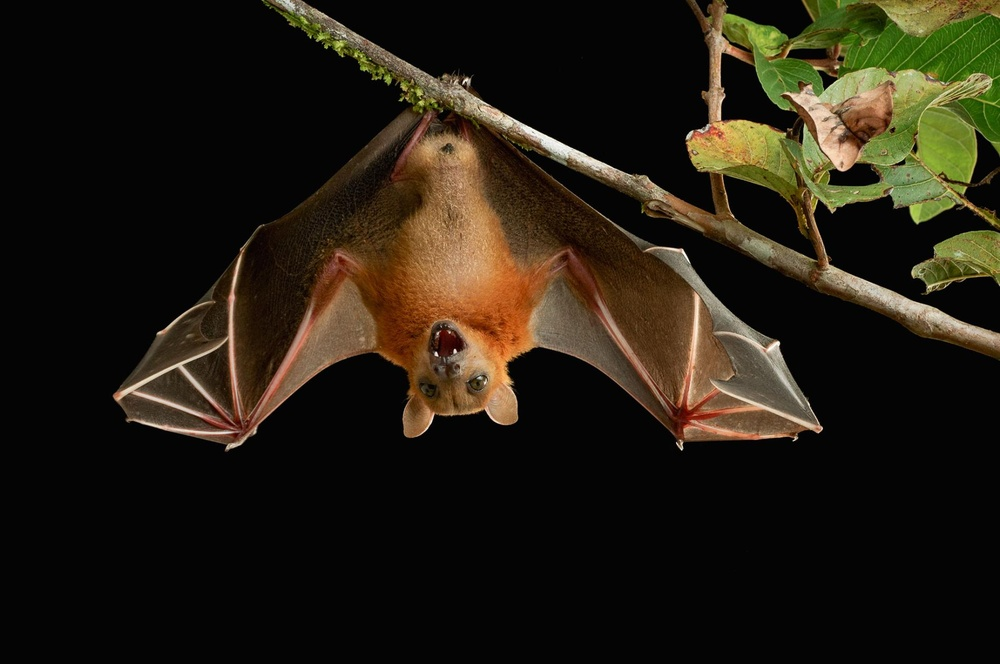
#> input picture opencv/Blur/bat.jpg, 1000 x 664 px, shrunk from 1900 x 1261 before the run
$ python blur.py
#> lines starting #> are read from the running program, lines starting #| are printed output that depends on the picture
# importing opencv CV2 module
import cv2

# bat.jpg is the batman image.
img = cv2.imread('bat.jpg')
#> img is the input picture: shape (664, 1000, 3); mean B, G, R 18.3, 30.1, 36.3

# make sure that you have saved it in the same folder
# Averaging
# You can change the kernel size as you want
avging = cv2.blur(img,(10,10))
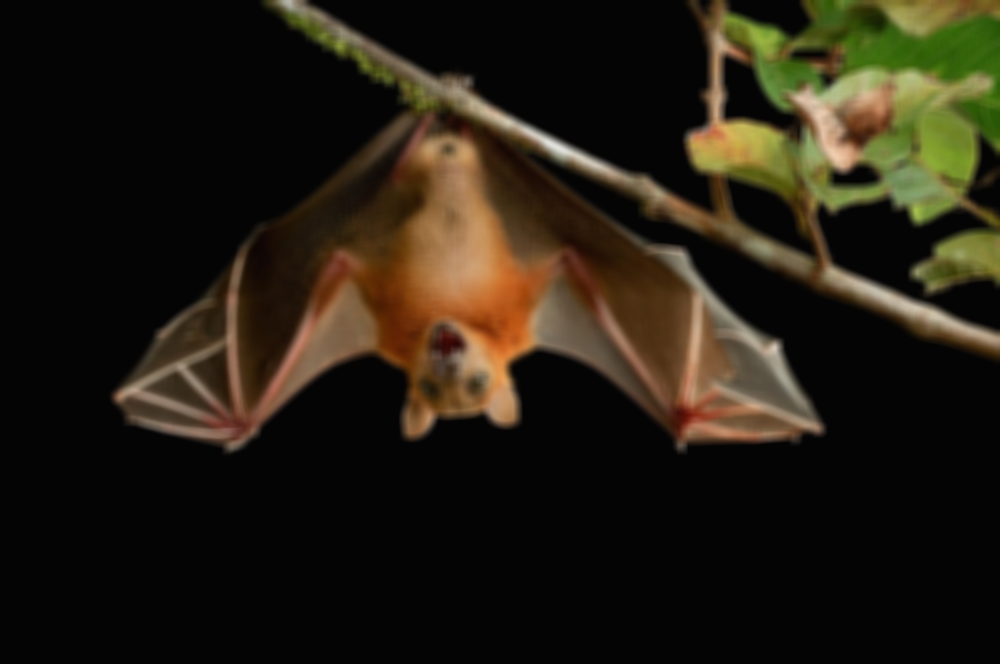
#> avging: shape (664, 1000, 3); mean B, G, R 18.3, 30.1, 36.3

cv2.imshow('Averaging',avging)
cv2.waitKey(0)

# Gaussian Blurring
# Again, you can change the kernel size
gausBlur = cv2.GaussianBlur(img, (5,5),0)
cv2.imshow('Gaussian Blurring', gausBlur)
cv2.waitKey(0)

# Median blurring
medBlur = cv2.medianBlur(img,5)
cv2.imshow('Media Blurring', medBlur)
cv2.waitKey(0)

# Bilateral Filtering
bilFilter = cv2.bilateralFilter(img,9,75,75)
cv2.imshow('Bilateral Filtering', bilFilter)
cv2.waitKey(0)
cv2.destroyAllWindows()
